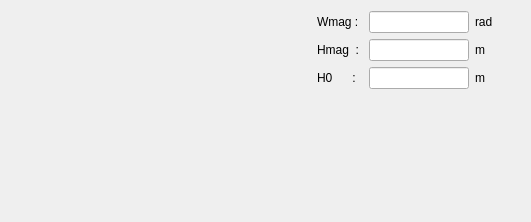
<?xml version="1.0" encoding="UTF-8"?>
<ui version="4.0">
 <class>PMagnet11</class>
 <widget class="QWidget" name="PMagnet11">
  <property name="geometry">
   <rect>
    <x>0</x>
    <y>0</y>
    <width>531</width>
    <height>222</height>
   </rect>
  </property>
  <property name="minimumSize">
   <size>
    <width>0</width>
    <height>0</height>
   </size>
  </property>
  <property name="windowTitle">
   <string>Form</string>
  </property>
  <layout class="QHBoxLayout" name="horizontalLayout">
   <item>
    <widget class="QLabel" name="img_magnet">
     <property name="minimumSize">
      <size>
       <width>300</width>
       <height>200</height>
      </size>
     </property>
     <property name="maximumSize">
      <size>
       <width>550</width>
       <height>350</height>
      </size>
     </property>
     <property name="text">
      <string/>
     </property>
     <property name="pixmap">
      <pixmap resource="../../../../Resources/pyleecan.qrc">:/images/images/MachineSetup/P_Magnet/Surface Magnet type 10.PNG</pixmap>
     </property>
     <property name="scaledContents">
      <bool>true</bool>
     </property>
    </widget>
   </item>
   <item>
    <layout class="QVBoxLayout" name="verticalLayout">
     <item>
      <layout class="QGridLayout" name="gridLayout">
       <item row="0" column="1">
        <widget class="FloatEdit" name="lf_Wmag">
         <property name="minimumSize">
          <size>
           <width>100</width>
           <height>0</height>
          </size>
         </property>
         <property name="maximumSize">
          <size>
           <width>100</width>
           <height>16777215</height>
          </size>
         </property>
        </widget>
       </item>
       <item row="2" column="0">
        <widget class="QLabel" name="in_H0">
         <property name="text">
          <string>H0      :</string>
         </property>
        </widget>
       </item>
       <item row="1" column="2">
        <widget class="QLabel" name="unit_Hmag">
         <property name="text">
          <string>m</string>
         </property>
        </widget>
       </item>
       <item row="1" column="1">
        <widget class="FloatEdit" name="lf_Hmag">
         <property name="minimumSize">
          <size>
           <width>100</width>
           <height>0</height>
          </size>
         </property>
         <property name="maximumSize">
          <size>
           <width>100</width>
           <height>16777215</height>
          </size>
         </property>
        </widget>
       </item>
       <item row="0" column="2">
        <widget class="QLabel" name="unit_Wmag">
         <property name="text">
          <string>rad</string>
         </property>
        </widget>
       </item>
       <item row="2" column="1">
        <widget class="FloatEdit" name="lf_H0">
         <property name="minimumSize">
          <size>
           <width>100</width>
           <height>0</height>
          </size>
         </property>
         <property name="maximumSize">
          <size>
           <width>100</width>
           <height>16777215</height>
          </size>
         </property>
        </widget>
       </item>
       <item row="1" column="0">
        <widget class="QLabel" name="in_Hmag">
         <property name="text">
          <string>Hmag  :</string>
         </property>
        </widget>
       </item>
       <item row="2" column="2">
        <widget class="QLabel" name="unit_H0">
         <property name="text">
          <string>m</string>
         </property>
        </widget>
       </item>
       <item row="0" column="0">
        <widget class="QLabel" name="in_Wmag">
         <property name="text">
          <string>Wmag :</string>
         </property>
        </widget>
       </item>
      </layout>
     </item>
     <item>
      <widget class="WMagnetOut" name="w_out" native="true"/>
     </item>
     <item>
      <spacer name="verticalSpacer">
       <property name="orientation">
        <enum>Qt::Vertical</enum>
       </property>
       <property name="sizeHint" stdset="0">
        <size>
         <width>17</width>
         <height>18</height>
        </size>
       </property>
      </spacer>
     </item>
    </layout>
   </item>
  </layout>
 </widget>
 <customwidgets>
  <customwidget>
   <class>FloatEdit</class>
   <extends>QLineEdit</extends>
   <header>......GUI/Tools/FloatEdit.h</header>
  </customwidget>
  <customwidget>
   <class>WMagnetOut</class>
   <extends>QWidget</extends>
   <header>......GUI.Dialog.DMachineSetup.SMagnet.WMagnetOut.WMagnetOut.h</header>
   <container>1</container>
  </customwidget>
 </customwidgets>
 <tabstops>
  <tabstop>lf_Wmag</tabstop>
  <tabstop>lf_Hmag</tabstop>
  <tabstop>lf_H0</tabstop>
 </tabstops>
 <resources>
  <include location="../../../../Resources/pyleecan.qrc"/>
  <include location="../../../../Resources/pyleecan.qrc"/>
  <include location="../../../Resources/pyleecan.qrc"/>
 </resources>
 <connections/>
</ui>
